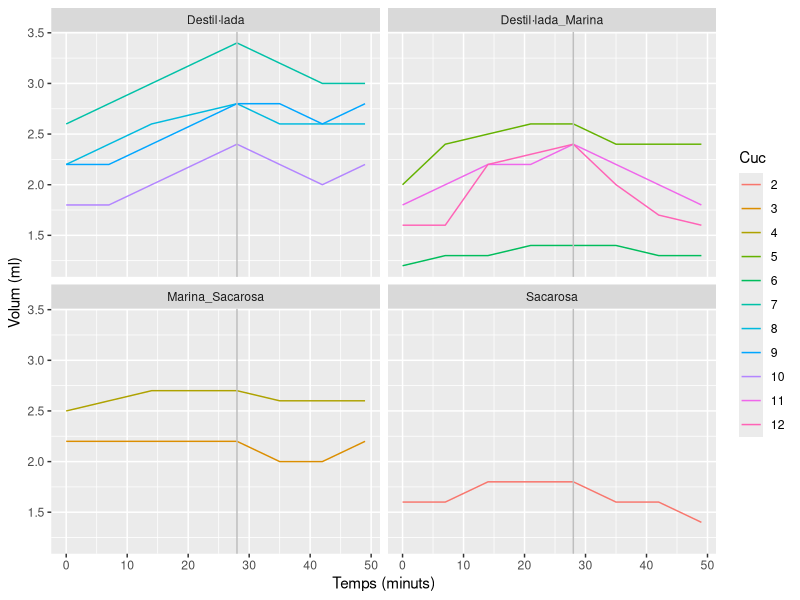
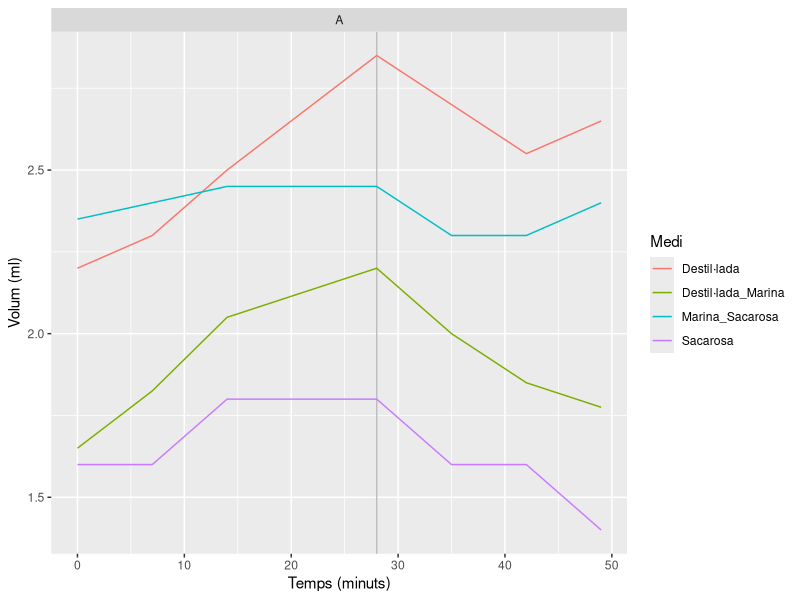
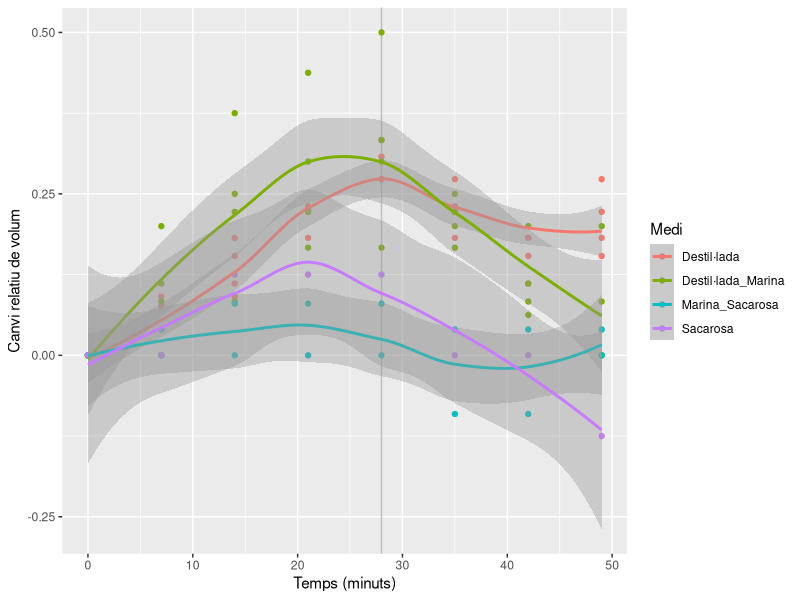

Recreate these plots in R, in order.
## ---- chunk 1
knitr::opts_chunk$set(echo = TRUE)
## ---- chunk 2
library(tidyr)
library(plyr)
library(ggplot2)
cucs <- read.table('Cucs2.csv', header = TRUE, dec = ",",
                   colClasses = c('factor','factor','factor','numeric','numeric','numeric',
                                  'numeric','numeric','numeric','numeric','numeric'))
cucs$Cuc <- factor(cucs$Cuc, levels = as.character(2:12))
cucs$Subgrup <- factor(cucs$Subgrup, levels = c('L1','L2','L3','L4', 'A'))
cucs_l <- pivot_longer(cucs,
                       4:11,
                       names_to = 'Temps',
                       values_to = 'Volum',
                       names_prefix = "V_")
cucs_l$Temps <- as.numeric(cucs_l$Temps)
ggplot(data = cucs_l, mapping = aes(x = Temps, y = Volum, color = Cuc)) +
  geom_line() + facet_wrap(~Medi) + geom_vline(xintercept = 28, color = 'gray') +
  xlab('Temps (minuts)') + ylab('Volum (ml)')
## ---- chunk 3
cucs_m <- ddply(cucs_l, c('Subgrup','Medi', 'Temps'),
                function(x) mean(x$Volum))
names(cucs_m)[4] <- 'Volum'
ggplot(data = cucs_m, mapping = aes(x = Temps, y = Volum, color = Medi)) +
  geom_vline(xintercept = 28, color = 'gray') +
  geom_line() +
  facet_wrap(~Subgrup) + xlab('Temps (minuts)') + ylab('Volum (ml)')
## ---- chunk 4
cucs_p <- ddply(cucs_l,
                c('Subgrup','Medi','Cuc'),
                function(x) {
                  Inici = x[x$Temps == 0,'Volum']
                  data.frame(Temps = x$Temps,
                             Volum = (x$Volum - Inici) / Inici
                  )})
ggplot(data = cucs_p, mapping = aes(x = Temps, y = Volum, color = Medi)) +
  geom_vline(xintercept = 28, color = 'gray') + geom_point() + geom_smooth()  +
  xlab('Temps (minuts)') + ylab('Canvi relatiu de volum')
